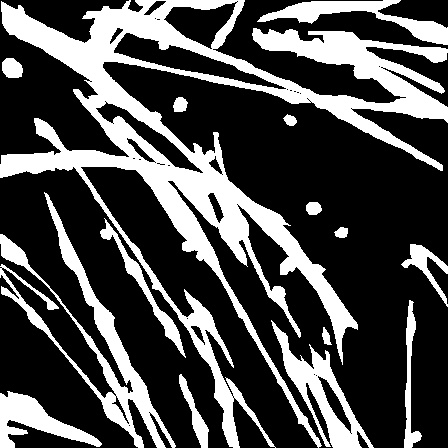
#> input picture BaseTest/0.image_target.jpg, 448 x 448 px
$ python -i base_utils.py   (imports and definitions only)   (older library calls are emulated)
#> lines starting #> are read from the running program, lines starting #| are printed output that depends on the picture; after the words box and inside, x2 and y2 are one past the last pixel; in counts of white or black regions, pixels touching at a corner belong together
#> further down, picture is the input picture: shape (448, 448, 3); min 0, max 255, mean 75.4
import copy

import cv2
import numpy as np
import matplotlib.pyplot as plt
from skimage import segmentation, morphology, measure


def normalization(data):
    _range = np.max(data) - np.min(data)
    return (data - np.min(data)) / _range


# [23 lines left out: functions read_image, imshow_image, not called in this run]


def process_gauss_laplace(img):
    gauss_blur = cv2.GaussianBlur(img, (35, 35), 0)
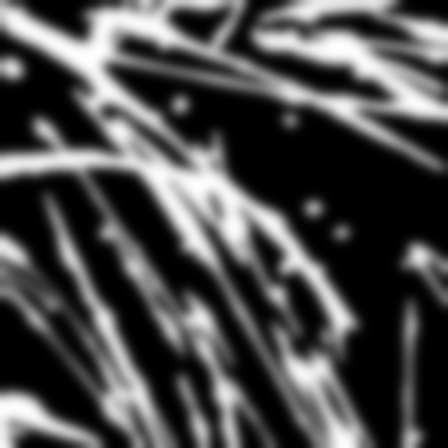
#> gauss_blur: shape (448, 448, 3); min 0, max 255, mean 75.5
    laplace_edge = cv2.Laplacian(gauss_blur, cv2.CV_64F)
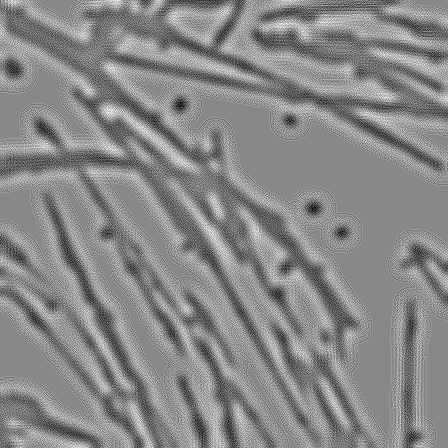
#> laplace_edge: shape (448, 448, 3) float64; min -8, max 7, mean 0.000409; drawn with min black and max white
    print("laplace_edge", np.min(laplace_edge), np.max(laplace_edge))
#| laplace_edge -8.0 7.0
    laplace_edge = np.uint8(np.absolute(laplace_edge))
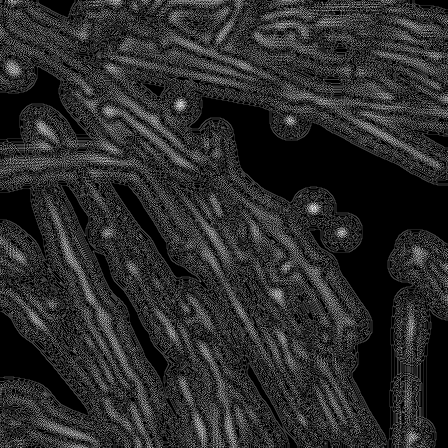
#> laplace_edge: shape (448, 448, 3); min 0, max 8, mean 1.38; drawn with min black and max white
    # imshow_image([img, laplace_edge])
    laplace_denoise = cv2.medianBlur(laplace_edge, 11)  # range 0-2
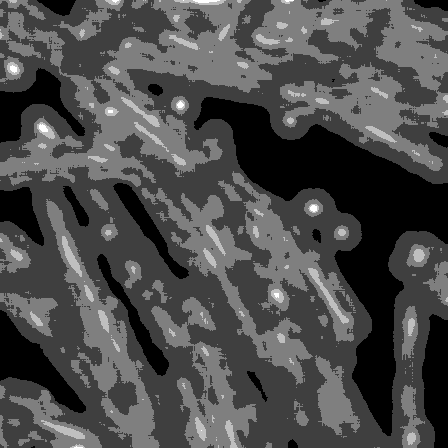
#> laplace_denoise: shape (448, 448, 3); min 0, max 4, mean 1.2; drawn with min black and max white
    laplace_denoise[np.where(laplace_denoise > 0)] = 1
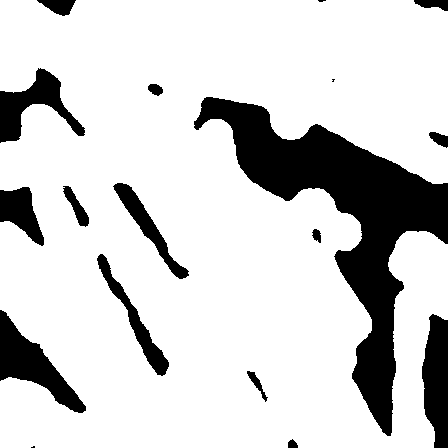
#> laplace_denoise: shape (448, 448, 3); values 0 (black) and 1 (white), 81.8% white; 18 black regions (3 under 20 px), largest, box (x1, y1, x2, y2) and area: (194, 97, 448, 436) 22039, (0, 310, 86, 413) 3156, (422, 314, 448, 448) 2734
    # imshow_image([img, laplace_denoise])
    return laplace_denoise


# [63 lines left out: functions save_image, felzenszwalb_seg, get_combine_seg, remove_small_points, not called in this run]

>>> import cv2
>>> picture = cv2.imread('../BaseTest/0.image_target.jpg')
>>> result = process_gauss_laplace(picture)

$ run again, on BaseTest/seg_felz_bin.jpg
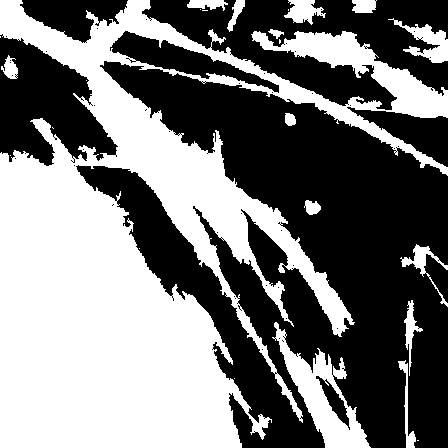
#> input picture BaseTest/seg_felz_bin.jpg, 448 x 448 px
#> picture is the input picture: shape (448, 448, 3); min 0, max 255, mean 119.8
#| laplace_edge -8.0 7.0
#> in process_gauss_laplace, `laplace_edge = np.uint8(np.absolute(laplace_edge))`:
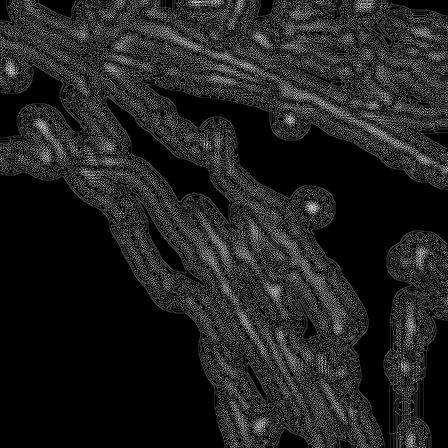
#> laplace_edge: shape (448, 448, 3); min 0, max 8, mean 0.968; drawn with min black and max white
#> in process_gauss_laplace, `laplace_denoise[np.where(laplace_denoise > 0)] = 1`:
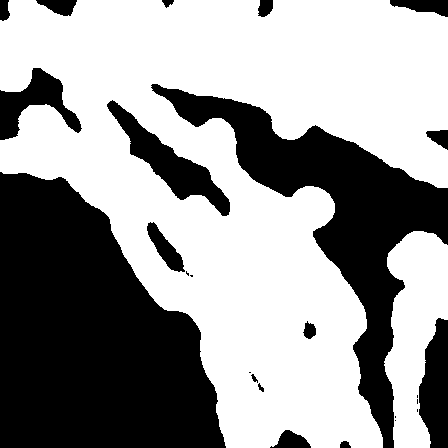
#> laplace_denoise: shape (448, 448, 3); values 0 (black) and 1 (white), 59.9% white; 25 black regions (8 under 20 px), largest, box (x1, y1, x2, y2) and area: (0, 172, 226, 448) 44363, (151, 84, 448, 448) 23846, (107, 100, 230, 216) 3713
